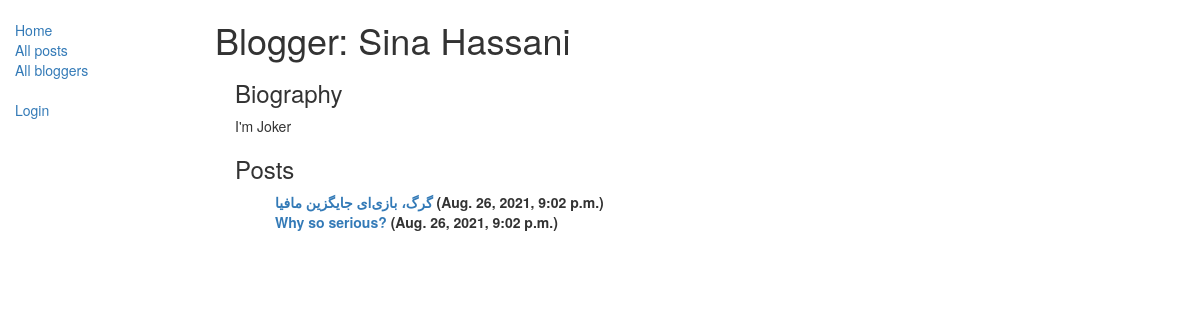
The page /blog/blogger/2 on the database as committed earlier.
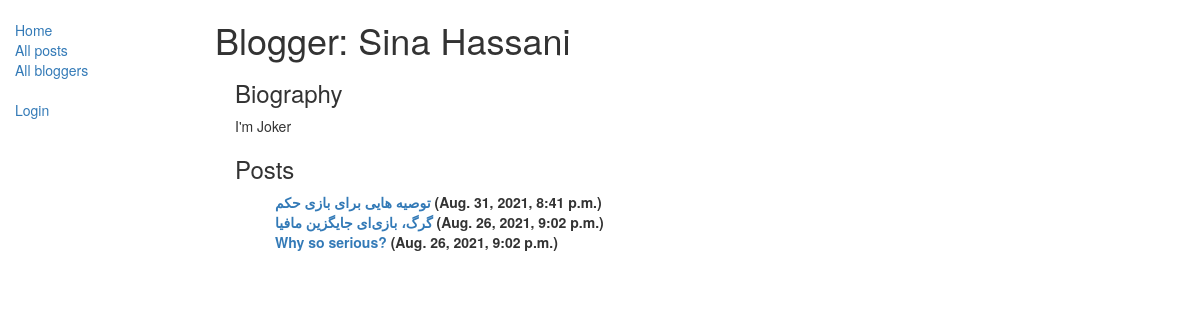
The same page on the database as committed later.
### blog/models.py (models this page shows, shortened)
class Post(models.Model):
    title = models.CharField(max_length=100)
    date = models.DateTimeField(auto_now=True)
    description = models.TextField(max_length=1000)
    author = models.ForeignKey('Blogger', on_delete=models.SET_NULL, null=True)
    class Meta:
        ordering = ['-date']
    def __str__(self):
        return self.title

### blog/views.py (the view)
# urls.py: path('blogger/<int:pk>', views.BloggerDetailView.as_view(), name='blogger-detail'),
class BloggerDetailView(generic.DetailView):
    model = Blogger

### blog/models.py (called while the page is built)
    def __str__(self):
        return self.name

### blog/templates/blog/blogger_detail.html
{% extends "base_generic.html" %}
{% block content %}
<h1>Blogger: {{ blogger }} </h1>
<div style="margin-left:20px;margin-top:20px">
<h3>Biography</h3>
<dd>{{blogger.biography}}</dd>
<h3>Posts</h3>
<ul>
<dl>
{% for post in blogger.post_set.all %}
  <dt><a href="{% url 'post-detail' post.pk %}">{{post}}</a> ({{post.date}})</dt>
{% endfor %}
</dl>
</ul>
</div>
{% endblock %}

Rows that differ between the two databases and show on the page:
added Post: title "توصیه هایی برای بازی حکم", date "Aug. 31, 2021, 8:41 p.m."
